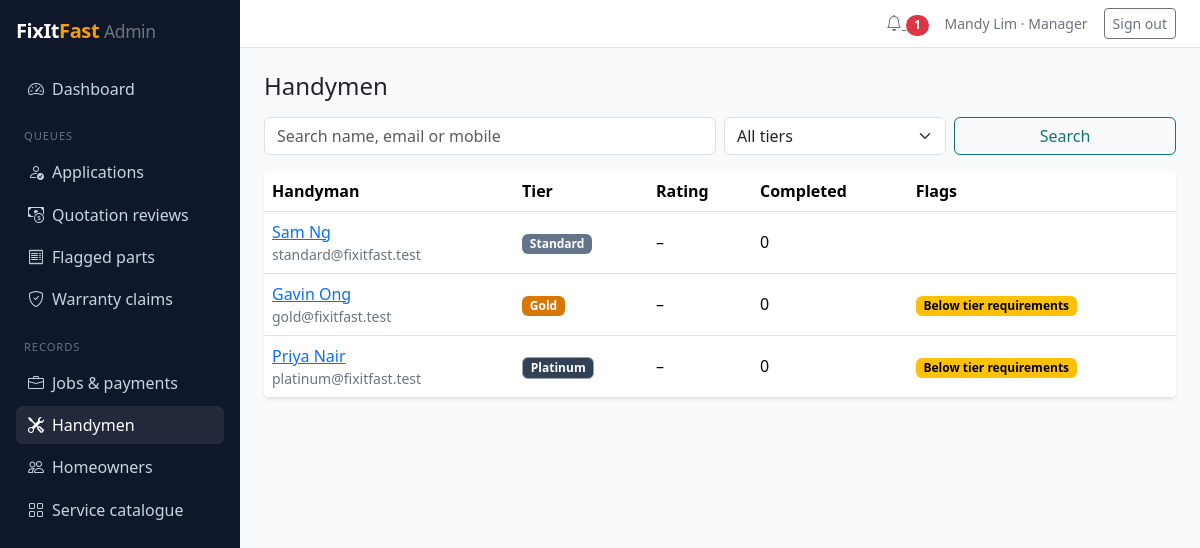
/staff/handymen/ (signed in), run on the app's committed database.
### accounts/models.py (models this page shows, shortened)
class User(AbstractUser):
    class Role(models.TextChoices):
        HOMEOWNER = 'HOMEOWNER', 'Homeowner'
        HANDYMAN = 'HANDYMAN', 'Handyman'
        EMPLOYEE = 'EMPLOYEE', 'Employee'
        MANAGER = 'MANAGER', 'Manager'
    email = models.EmailField(unique=True)
    mobile = models.CharField(max_length=20, blank=True)
    role = models.CharField(max_length=10, choices=Role.choices, default=Role.HOMEOWNER)
    is_deactivated = models.BooleanField(default=False)
    deactivation_reason = models.TextField(blank=True)

### handymen/models.py (models this page shows, shortened)
class HandymanProfile(models.Model):
    class ApplicationStatus(models.TextChoices):
        PENDING = 'PENDING', 'Pending'
        APPROVED = 'APPROVED', 'Approved'
        REJECTED = 'REJECTED', 'Rejected'
    user = models.OneToOneField(settings.AUTH_USER_MODEL, on_delete=models.CASCADE, related_name='handyman')
    photo = models.ImageField(upload_to='handymen/photos/', blank=True)
    bio = models.TextField(blank=True)
    years_experience = models.PositiveSmallIntegerField(default=0)
    job_types = models.ManyToManyField(JobType, related_name='handymen', blank=True)
    tier = models.CharField(max_length=10, choices=Tier.choices, default=Tier.STANDARD)
    application_status = models.CharField(
        max_length=10, choices=ApplicationStatus.choices, default=ApplicationStatus.PENDING)
    rejection_reason = models.TextField(blank=True)
    approved_at = models.DateTimeField(null=True, blank=True)
    approved_by = models.ForeignKey(
        settings.AUTH_USER_MODEL, on_delete=models.SET_NULL, null=True, blank=True, related_name='+')
    is_suspended = models.BooleanField(default=False)
    suspension_reason = models.TextField(blank=True)
    created_at = models.DateTimeField(auto_now_add=True)

### adminpanel/views.py (the view)
# urls.py: path('handymen/', views.handymen, name='handymen'),
@staff_required
def handymen(request):
    q = request.GET.get('q', '').strip()
    tier = request.GET.get('tier', '')
    rows = HandymanProfile.objects.filter(
        application_status=HandymanProfile.ApplicationStatus.APPROVED).select_related('user')
    if q:
        rows = rows.filter(Q(user__first_name__icontains=q) | Q(user__last_name__icontains=q)
                           | Q(user__email__icontains=q) | Q(user__mobile__icontains=q))
    if tier:
        rows = rows.filter(tier=tier)
    records = []
    for h in rows:
        requirements = tier_requirements(h)
        records.append({
            'handyman': h,
            'rating': average_rating(h),
            'completed': completed_jobs(h).count(),
            'upgrade': eligible_for_upgrade(h, requirements),
            'below_tier': not meets_tier(h, h.tier, requirements),
        })
    return render(request, 'adminpanel/handymen.html', {'records': records, 'q': q, 'tier': tier,
                                                        'tiers': Tier.choices})

### accounts/context_processors.py (called while the page is built)
def notifications(request):
    if not request.user.is_authenticated:
        return {}
    return {'unread_notifications': request.user.notifications.filter(is_read=False).count()}

### catalogue/models.py (called while the page is built)
    @classmethod
    def rank(cls, tier):
        return cls.values.index(tier)

### catalogue/templatetags/fixitfast.py (called while the page is built)
@register.simple_tag
def tier_badge(tier):
    if not tier:
        return ''
    return format_html('<span class="badge badge-tier-{}">{}</span>', tier, Tier(tier).label)

### handymen/services.py (called while the page is built)
def completed_jobs(handyman):
    return handyman.jobs.filter(status=Job.Status.COMPLETED, confirmed_at__isnull=False)

def average_rating(handyman, last=None):
    reviews = handyman.reviews.order_by('-created_at')
    if last:
        reviews = handyman.reviews.filter(pk__in=list(reviews.values_list('pk', flat=True)[:last]))
    value = reviews.aggregate(avg=Avg('rating'))['avg']
    return Decimal(str(round(value, 2))) if value is not None else None

def valid_documents(handyman, doc_type):
    today = timezone.localdate()
    return handyman.documents.filter(status=Document.Status.APPROVED, doc_type=doc_type).exclude(
        expiry_date__lt=today)

def meets_tier(handyman, tier, requirements=None):
    if tier == Tier.STANDARD:
        return True
    requirements = requirements or tier_requirements(handyman)
    met_gold = all(ok for _, ok in requirements[Tier.GOLD])
    if tier == Tier.GOLD:
        return met_gold
    return met_gold and all(ok for _, ok in requirements[Tier.PLATINUM])

def next_tier(tier):
    rank = Tier.rank(tier)
    return Tier.values[rank + 1] if rank + 1 < len(Tier.values) else None

def eligible_for_upgrade(handyman, requirements=None):
    upgrade = next_tier(handyman.tier)
    return upgrade if upgrade and meets_tier(handyman, upgrade, requirements) else None

### adminpanel/templates/adminpanel/handymen.html (shortened to what this page needs)
{% extends 'adminpanel/base.html' %}
{% load fixitfast %}
{% block content %}
<h1 class="h4 mb-3">Handymen</h1>
<form class="row g-2 mb-3" method="get">
  <div class="col-sm-6"><input name="q" value="{{ q }}" placeholder="Search name, email or mobile" class="form-control"></div>
  <div class="col-sm-3"><select name="tier" class="form-select"><option value="">All tiers</option></select></div>
  <div class="col-sm-3"><button class="btn btn-outline-primary w-100">Search</button></div>
</form>
<div class="card border-0 shadow-sm table-responsive">
  <table class="table table-hover align-middle mb-0">
    <thead><tr><th>Handyman</th><th>Tier</th><th>Rating</th><th>Completed</th><th>Flags</th></tr></thead>
    <tbody>
      {% for r in records %}
        <tr>
          <td><a href="{% url 'adminpanel:handyman_detail' r.handyman.pk %}">{{ r.handyman.user.get_full_name }}</a><div class="small text-secondary">{{ r.handyman.user.email }}</div></td>
          <td>{% tier_badge r.handyman.tier %}</td>
          <td>{{ r.rating|default:"–" }}</td>
          <td>{{ r.completed }}</td>
          <td>
            {% if r.below_tier %}<span class="badge text-bg-warning">Below tier requirements</span>{% endif %}
          </td>
        </tr>
      {% empty %}<tr><td colspan="5" class="text-secondary">No handymen found.</td></tr>{% endfor %}
    </tbody>
  </table>
</div>
{% endblock %}

### adminpanel/templates/adminpanel/base.html (shortened to what this page needs)
{% extends 'base.html' %}
{% block layout %}
<div class="d-flex admin-shell">
  <aside class="admin-sidebar p-3 no-print">
    <a class="d-block text-white text-decoration-none brand fs-5 mb-4" href="{% url 'adminpanel:dashboard' %}">
      FixIt<span class="accent">Fast</span> <small class="fw-normal text-secondary">Admin</small>
    </a>
    {% with url_name=request.resolver_match.url_name %}
    <nav class="nav flex-column gap-1">
      <a class="nav-link {% if url_name == 'dashboard' %}active{% endif %}" href="{% url 'adminpanel:dashboard' %}"><i class="bi bi-speedometer2 me-2"></i>Dashboard</a>
      <div class="section-label mt-3 mb-1 px-2">Queues</div>
      <a class="nav-link {% if 'application' in url_name %}active{% endif %}" href="{% url 'adminpanel:applications' %}"><i class="bi bi-person-check me-2"></i>Applications</a>
      <a class="nav-link {% if 'quotation' in url_name %}active{% endif %}" href="{% url 'adminpanel:quotation_queue' %}"><i class="bi bi-cash-coin me-2"></i>Quotation reviews</a>
      <a class="nav-link {% if 'part' in url_name %}active{% endif %}" href="{% url 'adminpanel:part_queue' %}"><i class="bi bi-receipt me-2"></i>Flagged parts</a>
      <a class="nav-link {% if 'claim' in url_name %}active{% endif %}" href="{% url 'adminpanel:claims' %}"><i class="bi bi-shield-check me-2"></i>Warranty claims</a>
      <div class="section-label mt-3 mb-1 px-2">Records</div>
      <a class="nav-link {% if url_name == 'jobs' or url_name == 'job_detail' %}active{% endif %}" href="{% url 'adminpanel:jobs' %}"><i class="bi bi-briefcase me-2"></i>Jobs &amp; payments</a>
      <a class="nav-link {% if 'handym' in url_name %}active{% endif %}" href="{% url 'adminpanel:handymen' %}"><i class="bi bi-tools me-2"></i>Handymen</a>
      <a class="nav-link {% if 'homeowner' in url_name %}active{% endif %}" href="{% url 'adminpanel:homeowners' %}"><i class="bi bi-people me-2"></i>Homeowners</a>
      <a class="nav-link {% if 'catalogue' in url_name or 'category' in url_name or 'job_type' in url_name %}active{% endif %}" href="{% url 'adminpanel:catalogue' %}"><i class="bi bi-grid me-2"></i>Service catalogue</a>
    </nav>
    {% endwith %}
  </aside>
  <div class="flex-grow-1 d-flex flex-column">
    <header class="bg-white border-bottom px-4 py-2 d-flex justify-content-end align-items-center gap-3 no-print">
      <a class="text-secondary" href="{% url 'adminpanel:notifications' %}" aria-label="Notifications"><i class="bi bi-bell"></i>
        {% if unread_notifications %}<span class="badge rounded-pill bg-danger">{{ unread_notifications }}</span>{% endif %}</a>
      <span class="small text-secondary">{{ user.get_full_name|default:user.email }} &middot; {{ user.get_role_display }}</span>
      <form method="post" action="{% url 'adminpanel:logout' %}">
        <button class="btn btn-outline-secondary btn-sm" type="submit">Sign out</button>
      </form>
    </header>
    <main class="p-4">
      {% block content %}{% endblock %}
    </main>
  </div>
</div>
{% endblock %}

### static/css/fixitfast.css (style rules this page uses)
:root { --bs-primary: #0f766e; --bs-primary-rgb: 15, 118, 110; --bs-link-color: #0f766e; --bs-link-hover-color: #115e59; --ff-accent: #f59e0b; --ff-sidebar: #0f172a; }
body { background: #f8fafc; }
.btn-outline-primary { --bs-btn-color: #0f766e; --bs-btn-border-color: #0f766e; --bs-btn-hover-bg: #0f766e; --bs-btn-hover-border-color: #0f766e; --bs-btn-active-bg: #115e59; }
.brand { font-weight: 700; letter-spacing: -0.02em; }
.brand .accent { color: var(--ff-accent); }
form input:not([type=checkbox]):not([type=radio]):not([type=hidden]):not([type=submit]), form select, form textarea { display: block; width: 100%; padding: .375rem .75rem; border: 1px solid #dee2e6; border-radius: .375rem; background: #fff; }
.badge-tier-STANDARD { background: #64748b; }
.badge-tier-GOLD { background: #d97706; }
.badge-tier-PLATINUM { background: #334155; border: 1px solid #94a3b8; }
.admin-shell { min-height: 100vh; }
.admin-sidebar { background: var(--ff-sidebar); width: 240px; flex-shrink: 0; }
.admin-sidebar .nav-link { color: #cbd5e1; border-radius: .375rem; padding: .45rem .75rem; }
.admin-sidebar .nav-link:hover, .admin-sidebar .nav-link.active { color: #fff; background: rgba(255, 255, 255, .08); }
.admin-sidebar .section-label { color: #64748b; font-size: .7rem; text-transform: uppercase; letter-spacing: .08em; }

### data on the page
User: get_full_name "Mandy Lim", role "Manager"
HandymanProfile: handyman.user.get_full_name "Sam Ng", handyman.user.email "standard@fixitfast.test", tier "Standard", rating "–", completed "0"
HandymanProfile: handyman.user.get_full_name "Gavin Ong", handyman.user.email "gold@fixitfast.test", tier "Gold", rating "–", completed "0", shows "Below tier requirements"
HandymanProfile: handyman.user.get_full_name "Priya Nair", handyman.user.email "platinum@fixitfast.test", tier "Platinum", rating "–", completed "0", shows "Below tier requirements"

### other printed values
{{ unread_notifications }} "1"
